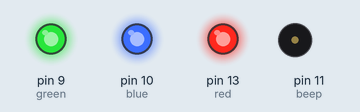
Bench run of a sketch on a simulated Arduino Uno, built with avr-gcc and run on an emulated ATmega328P. Shown: output pins drawn as LEDs (lit = HIGH), buzzer (waves = sounding).

Above: at 0.53 s.
At 1.43 s:
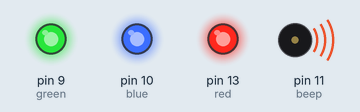
At 3.3 s:
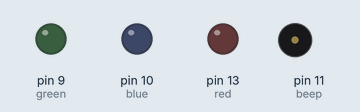
At 6.3 s:
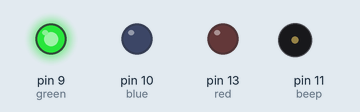
Timing chart, 0 to 7.8 s (numbered marks = the images above):
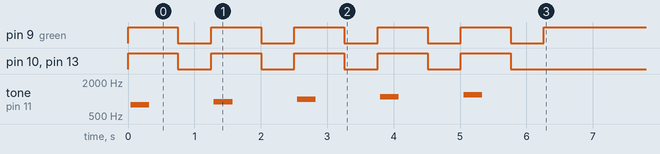

Measured:
- by itself, pin 9 (green): alternates HIGH for 0.75 s and LOW for 0.50 s, 11 changes in all, then stays HIGH
- by itself, pin 10 (blue), pin 13 (red): alternates HIGH for 0.75 s and LOW for 0.50 s, 10 changes in all, then stays LOW
- by itself, tone on pin 11 (beep): plays 794 Hz for 0.28 s, 894 Hz for 0.28 s, 991 Hz for 0.28 s, 1091 Hz for 0.28 s, 1189 Hz for 0.28 s

The sketch:

LightningTimer.ino
```cpp
/*
  LightningTimer
  Counts down from 3 minutes with audible and visible alerts.

  - 5 second countdown with beeps and white flash.
  - 2 minutes solid green.
  - beep and 30 seconds solid yellow
  - beep and 20 second flashing yellow
  - beep and 7 seconds flashing red
  - 3 seconds flashing red with beep
  - infinite loop on siren beep and blue/red flash.

  Based on Blink, which is in the public domain.
  Beep routine from http://tronixstuff.wordpress.com/2012/03/19/simone-the-numerical-memory-game/
 */

// Pin 13 has an LED connected on most Arduino boards.
// give it a name:
static int red = 13;
static int green = 9;
static int blue = 10;

static int beep = 11;

void led_toggle(int led) {
  digitalWrite(led, !digitalRead(led));
}

void piezoBeep(int type) // used to make beeps
{
  long duration=250000;
  int freq;
  switch(type)
  {
    case 1:
      freq = 600;
      break;
    case 2:
      freq = 700;
      break;
    case 3:
      freq = 800;
      break;
    case 4:
      freq = 900;
      break;
    case 5:
      freq = 1000;
      break;
    case 6:
      freq = 1100;
      break;
    case 7:
      freq = 1200;
      break;
    case 8:
      freq = 1300;
      break;
  }

  int period = (1.0 / freq) * 1000000;
  long elapsed_time = 0;
  while (elapsed_time < duration) {
    digitalWrite(11,HIGH);
    delayMicroseconds(period / 2);
    digitalWrite(11, LOW);
    delayMicroseconds(period / 2);
    elapsed_time += (period);
  }
}

// the setup routine runs once when you press reset:
void setup() {
  // initialize the digital pin as an output.
  pinMode(red, OUTPUT);
  pinMode(green, OUTPUT);
  pinMode(blue, OUTPUT);

  pinMode(beep, OUTPUT);

  digitalWrite(red, LOW);
  digitalWrite(green, LOW);
  digitalWrite(blue, LOW);
}

// the loop routine runs over and over again forever:
void loop() {
  int i = 0;

  // Blink white five times.
  for(i = 0; i < 5; i++) {

    led_toggle(red);
    led_toggle(green);
    led_toggle(blue);
    piezoBeep(i + 3);
    delay (500);
    led_toggle(red);
    led_toggle(green);
    led_toggle(blue);
    delay (500);
  }

  // Count down 2 minutes on green.
  led_toggle(green);
  for (i = 0; i < 120; i++) {
    delay(1000);
  }

  piezoBeep(8);

  // 30 seconds on yellow.
  digitalWrite(green, HIGH);
  led_toggle(red);
  for(i = 0; i < 30; i++) {
    delay(1000);
  }

  digitalWrite(green, LOW);
  digitalWrite(red, LOW);
  piezoBeep(8);

  // 20 seconds flashing yellow.
  for (i = 0; i < 20; i++) {
    led_toggle(green);
    led_toggle(red);
    delay(500);
    led_toggle(green);
    led_toggle(red);
    delay(500);
  }

  piezoBeep(8);
  digitalWrite(green, LOW);
  digitalWrite(red, LOW);

  // 10 seconds flashing red.
  for (i = 0; i < 10; i++) {
    if (i > 7) {
      piezoBeep(i - 1);
    }
    led_toggle(red);
    delay(250);
    led_toggle(red);
    delay(250);
    led_toggle(red);
    delay(250);
    led_toggle(red);
    delay(250);
  }

  digitalWrite(green, LOW);
  digitalWrite(red, HIGH);
  digitalWrite(blue, LOW);

  // Be a siren and emergency lights forever.
  for(;;) {
    piezoBeep(8);
    led_toggle(red);
    led_toggle(blue);
    delay (250);

    piezoBeep(1);
    led_toggle(red);
    led_toggle(blue);
    delay (250);
  }

}
```
